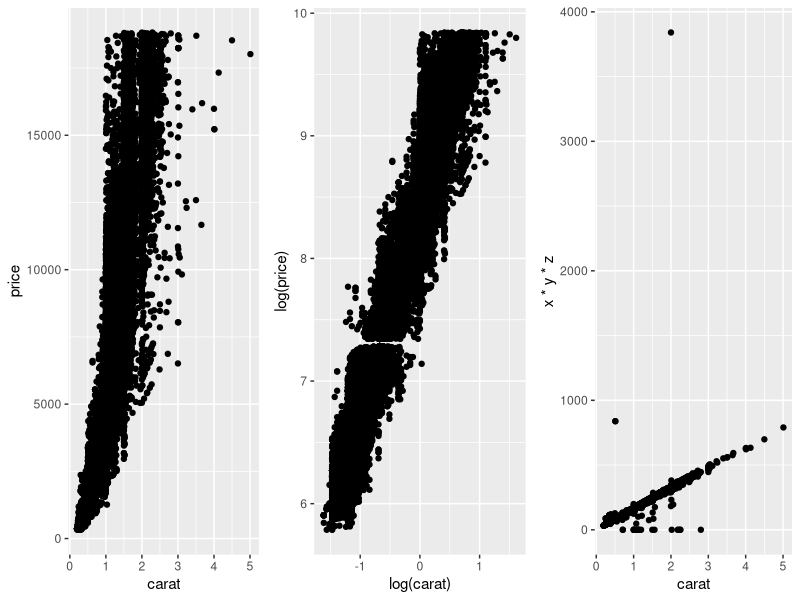
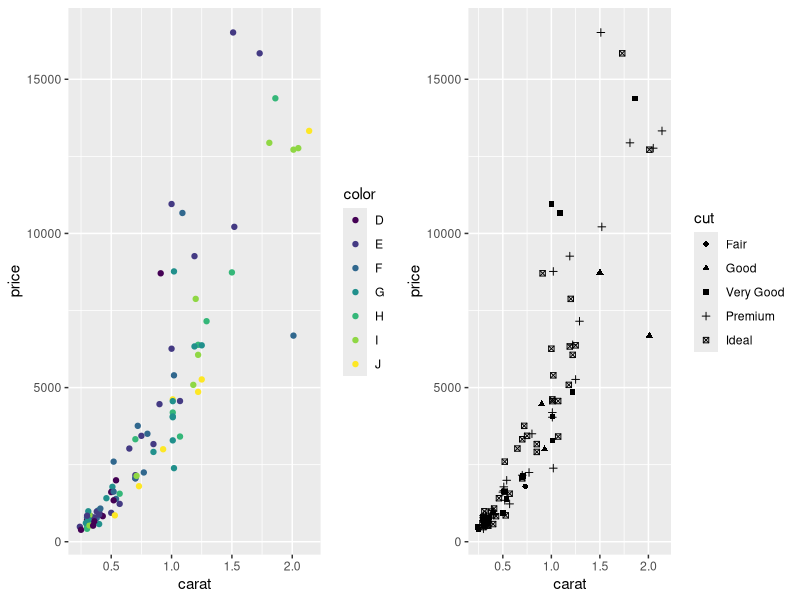
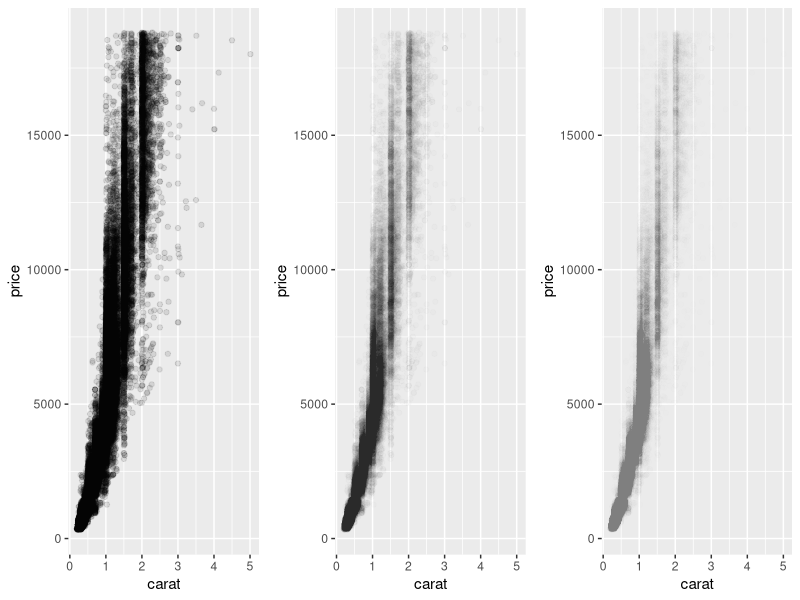
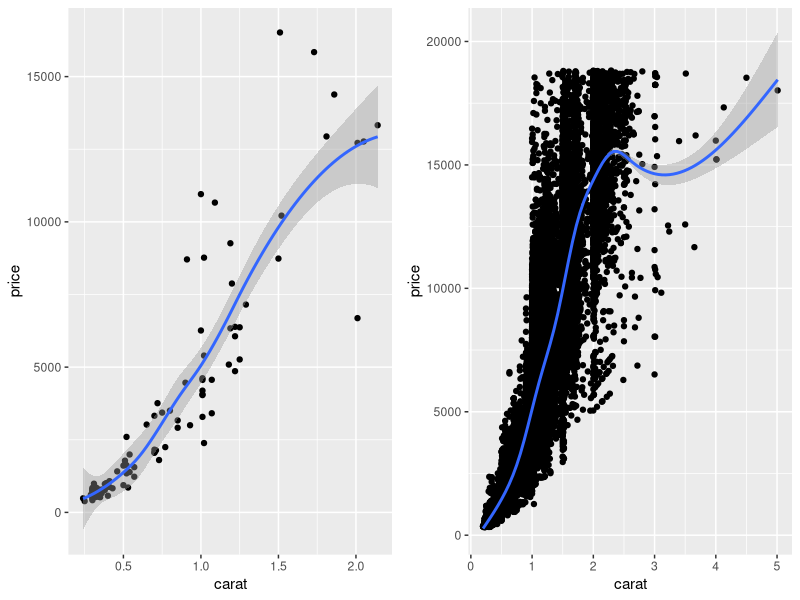
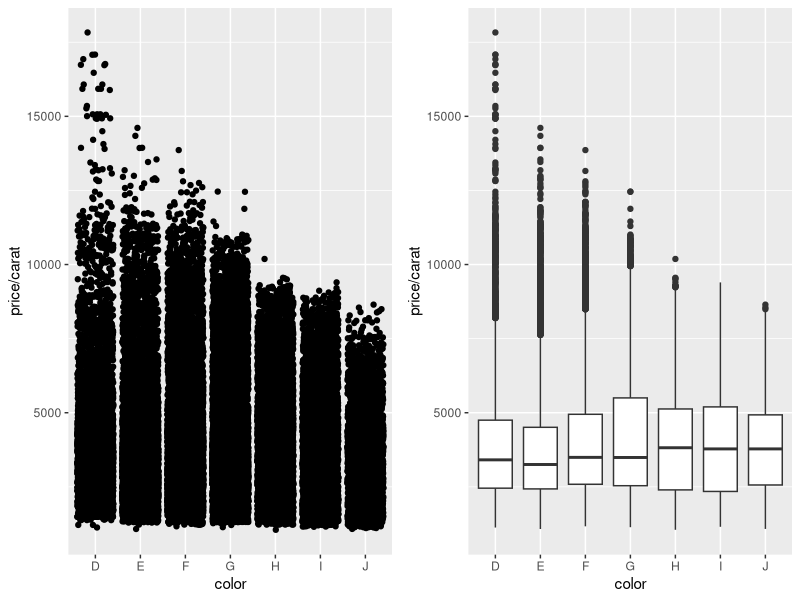
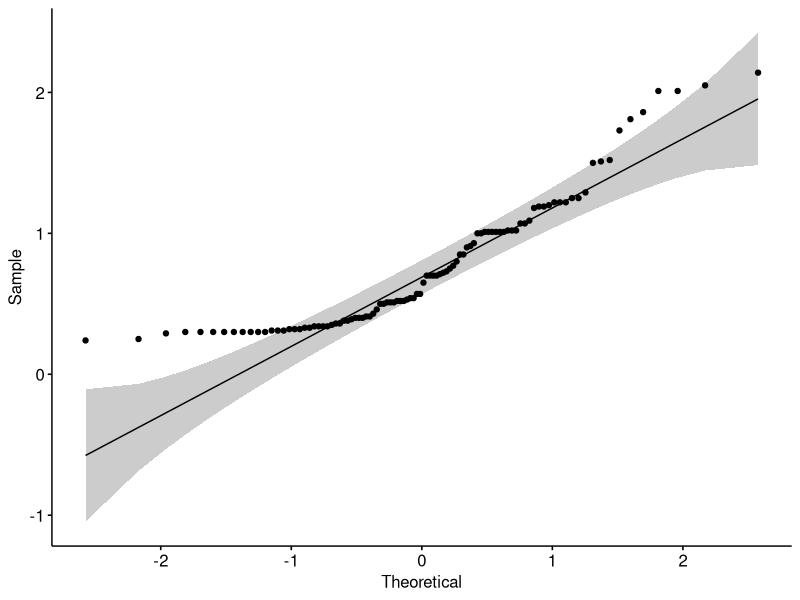

The R script that drew these images, in order:
library(ggplot2)
library(ggpubr)
View(diamonds)
data("diamonds")
par(mfrow=c(1,3))
#Basic GGplot2 plots using diamonds dataset
Scatterplot_E<-qplot(carat, price, data = diamonds)
Scatterplot_L<-qplot(log(carat), log(price), data = diamonds)
Densityplot<-qplot(carat, x * y * z, data = diamonds)
ggarrange(Scatterplot_E,Scatterplot_L,Densityplot,ncol=3,nrow=1)
#Taking a sample of the diamonds dataset and making scatterplot to show different colours and cuts
DIA<-diamonds[sample(nrow(diamonds), 100),]
Colour<-qplot(carat, price, data = DIA, colour = color)
Shape<-qplot(carat, price, data = DIA, shape = cut)
ggarrange(Colour,Shape,ncol=2,nrow=1)
#Checking where the bulk of the points lie using ggplot2
Transparncy_one<-qplot(carat, price, data = diamonds, alpha = I(1/10))
Transparncy_two<-qplot(carat, price, data = diamonds, alpha = I(1/100))
Transparncy_three<-qplot(carat, price, data = diamonds, alpha = I(1/200))
ggarrange(Transparncy_one,Transparncy_two,Transparncy_three,nrow=1,ncol=3)
#Adding a smoother to the plots
Sample<-qplot(carat, price, data = DIA, geom = c("point", "smooth"))
Data<-qplot(carat, price, data = diamonds, geom = c("point", "smooth"))
ggarrange(Sample,Data,nrow=1,ncol=2)
#Jitters and Boxplots
Jitter<-qplot(color,price/carat, data = diamonds,geom = "jitter")
Box<-qplot(color,price/carat, data = diamonds,geom = "boxplot")
ggarrange(Jitter,Box,nrow=1,ncol=2)
#Checking normality using ggpubr
ggqqplot(DIA$carat)

